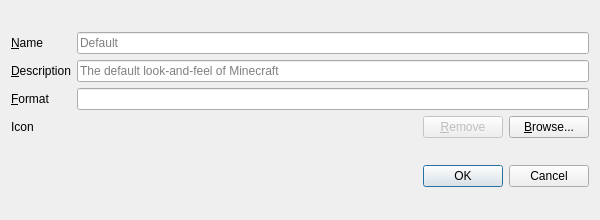
<?xml version="1.0" encoding="UTF-8"?>
<ui version="4.0">
 <class>CreateEmptyResourcePackDialog</class>
 <widget class="QDialog" name="CreateEmptyResourcePackDialog">
  <property name="geometry">
   <rect>
    <x>0</x>
    <y>0</y>
    <width>600</width>
    <height>220</height>
   </rect>
  </property>
  <property name="sizePolicy">
   <sizepolicy hsizetype="Preferred" vsizetype="Preferred">
    <horstretch>0</horstretch>
    <verstretch>0</verstretch>
   </sizepolicy>
  </property>
  <property name="windowTitle">
   <string>Create Empty Resource Pack</string>
  </property>
  <property name="modal">
   <bool>false</bool>
  </property>
  <layout class="QVBoxLayout" name="verticalLayout">
   <item>
    <layout class="QGridLayout" name="gridLayout">
     <item row="1" column="0">
      <widget class="QLabel" name="descriptionLabel">
       <property name="text">
        <string>&amp;Description</string>
       </property>
       <property name="buddy">
        <cstring>description</cstring>
       </property>
      </widget>
     </item>
     <item row="0" column="0">
      <widget class="QLabel" name="nameLabel">
       <property name="text">
        <string>&amp;Name</string>
       </property>
       <property name="buddy">
        <cstring>name</cstring>
       </property>
      </widget>
     </item>
     <item row="3" column="1">
      <widget class="QLineEdit" name="format">
       <property name="toolTip">
        <string>The pack format version.</string>
       </property>
      </widget>
     </item>
     <item row="3" column="0">
      <widget class="QLabel" name="formatLabel">
       <property name="text">
        <string>&amp;Format</string>
       </property>
       <property name="buddy">
        <cstring>format</cstring>
       </property>
      </widget>
     </item>
     <item row="0" column="1">
      <widget class="QLineEdit" name="name">
       <property name="toolTip">
        <string>The name of the folder (will also be displayed in-game).</string>
       </property>
       <property name="placeholderText">
        <string>Default</string>
       </property>
      </widget>
     </item>
     <item row="4" column="0">
      <widget class="QLabel" name="label">
       <property name="text">
        <string>Icon</string>
       </property>
      </widget>
     </item>
     <item row="1" column="1">
      <widget class="QLineEdit" name="description">
       <property name="toolTip">
        <string>The text which will appear under the name.</string>
       </property>
       <property name="placeholderText">
        <string>The default look-and-feel of Minecraft</string>
       </property>
      </widget>
     </item>
     <item row="4" column="1">
      <layout class="QHBoxLayout" name="iconLayout">
       <property name="spacing">
        <number>6</number>
       </property>
       <item>
        <widget class="QLabel" name="icon">
         <property name="minimumSize">
          <size>
           <width>1</width>
           <height>0</height>
          </size>
         </property>
         <property name="text">
          <string/>
         </property>
        </widget>
       </item>
       <item>
        <spacer name="horizontalSpacer">
         <property name="orientation">
          <enum>Qt::Horizontal</enum>
         </property>
         <property name="sizeHint" stdset="0">
          <size>
           <width>40</width>
           <height>20</height>
          </size>
         </property>
        </spacer>
       </item>
       <item>
        <widget class="QPushButton" name="removeIcon">
         <property name="enabled">
          <bool>false</bool>
         </property>
         <property name="text">
          <string>&amp;Remove</string>
         </property>
        </widget>
       </item>
       <item>
        <widget class="QPushButton" name="browse">
         <property name="text">
          <string>&amp;Browse...</string>
         </property>
        </widget>
       </item>
      </layout>
     </item>
    </layout>
   </item>
   <item>
    <widget class="QDialogButtonBox" name="buttonBox">
     <property name="orientation">
      <enum>Qt::Horizontal</enum>
     </property>
     <property name="standardButtons">
      <set>QDialogButtonBox::Cancel|QDialogButtonBox::Ok</set>
     </property>
    </widget>
   </item>
  </layout>
 </widget>
 <tabstops>
  <tabstop>name</tabstop>
  <tabstop>description</tabstop>
  <tabstop>format</tabstop>
 </tabstops>
 <resources/>
 <connections>
  <connection>
   <sender>buttonBox</sender>
   <signal>accepted()</signal>
   <receiver>CreateEmptyResourcePackDialog</receiver>
   <slot>accept()</slot>
   <hints>
    <hint type="sourcelabel">
     <x>248</x>
     <y>254</y>
    </hint>
    <hint type="destinationlabel">
     <x>157</x>
     <y>274</y>
    </hint>
   </hints>
  </connection>
  <connection>
   <sender>buttonBox</sender>
   <signal>rejected()</signal>
   <receiver>CreateEmptyResourcePackDialog</receiver>
   <slot>reject()</slot>
   <hints>
    <hint type="sourcelabel">
     <x>316</x>
     <y>260</y>
    </hint>
    <hint type="destinationlabel">
     <x>286</x>
     <y>274</y>
    </hint>
   </hints>
  </connection>
 </connections>
</ui>
